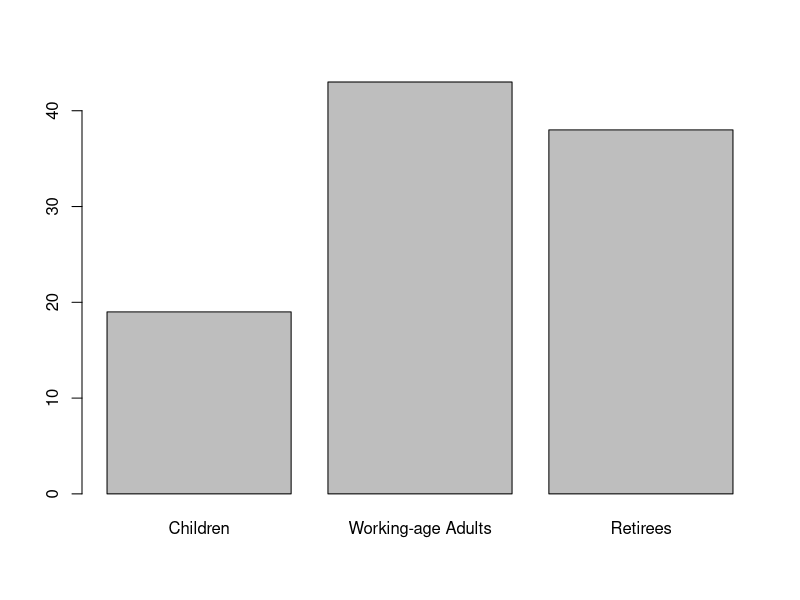
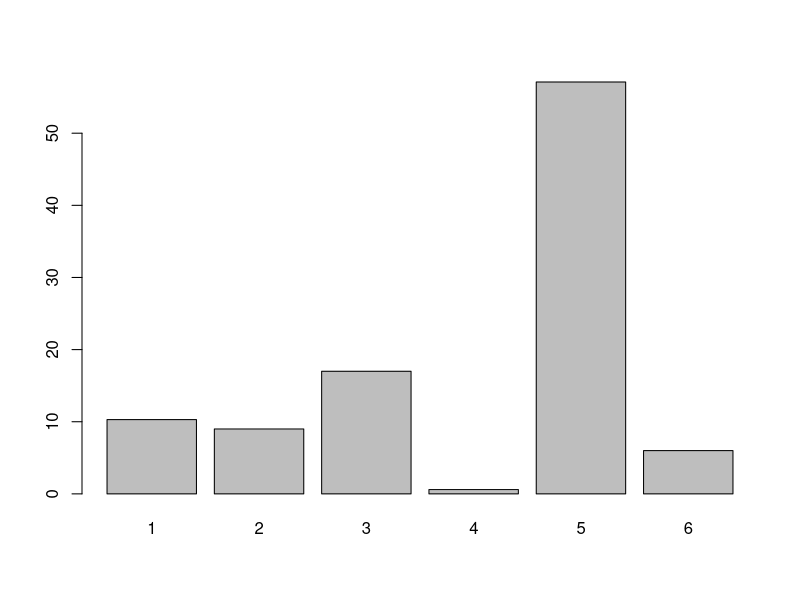
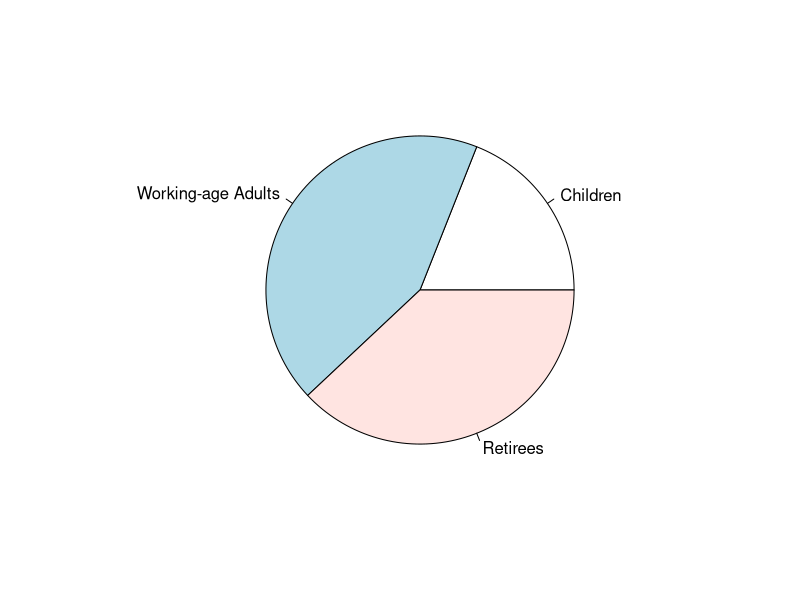
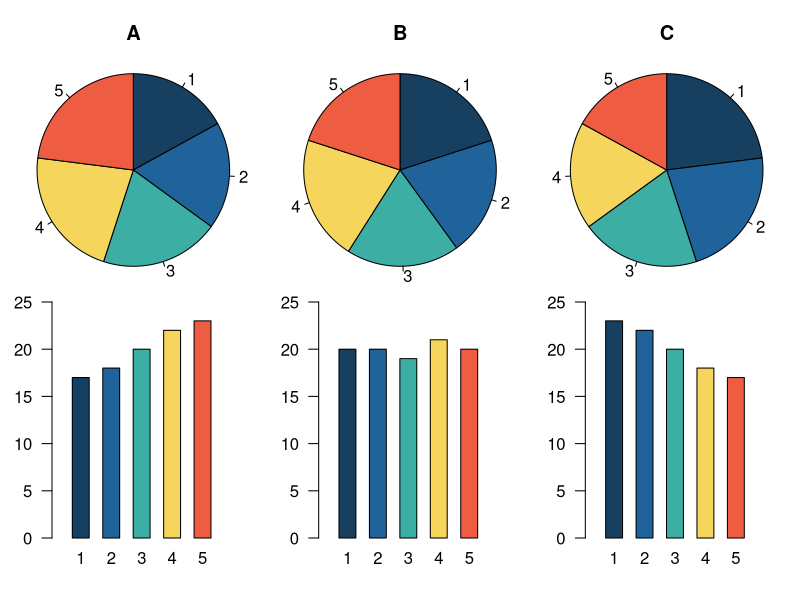
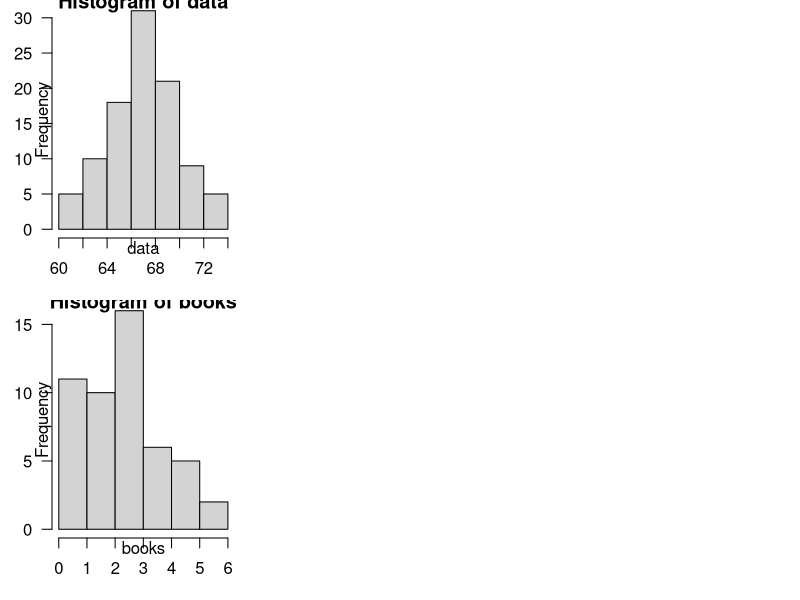
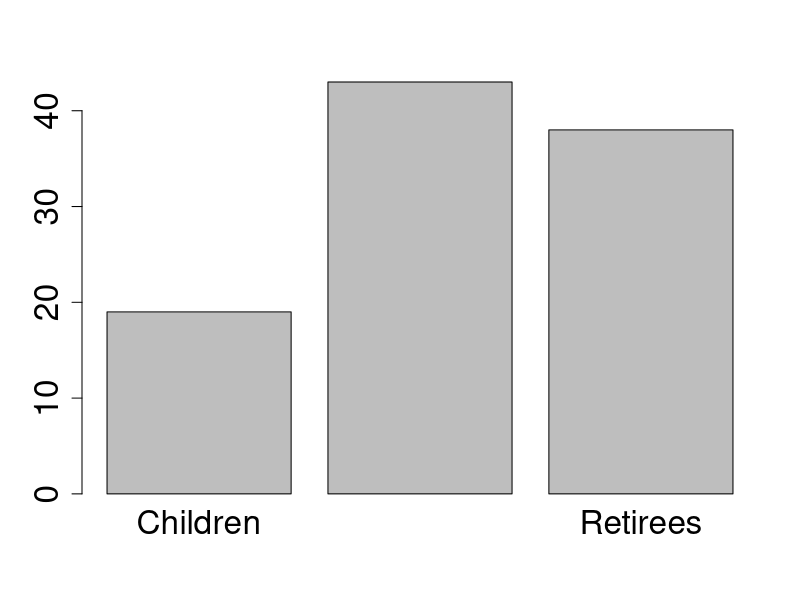

Recreate these plots in R, in order.
proportions = c(19, 43, 38)
age_groups = c("Children", "Working-age Adults", "Retirees")

barplot(height = proportions, names = age_groups)

png("park_city_barchart.png", width = 1000, height = 500)

proportions = c(19, 43, 38)
age_groups = c("Children", "Working-age Adults", "Retirees")

barplot(height = proportions, names = age_groups, cex.names = 2, cex.axis = 2)

dev.off()

#**ALT=Bar chart of data in table 5.5 generated by above R code**#
race = c(1, 2, 3, 4, 5, 6)
APproportion = c(10.3, 9.0, 17.0, 0.6, 57.1, 6.0)

barplot(height = APproportion, names = race)

#**ALT=A pie chart of the data in table 5.6**#
age_groups = c("Children", "Working-age Adults", "Retirees")
proportions = c(19, 43, 38)

pie(x = proportions, labels = age_groups)

#**ALT=Three pie charts and three corresponding bar charts**#
#**HIDE_INPUT**#
a <- matrix(c(17, 18, 20, 22, 23,
                20, 20, 19, 21, 20,
                23, 22, 20, 18, 17), nrow=3, byrow=T)
  titles <- c("A", "B", "C")
  cols <- c("#173f5f", "#20639b", "#3caea3", "#f6d55c", "tomato2")
  
  defaultmar <- par()$mar
  layout(matrix(c(1,3,5,
                  2,4,6), nrow=2, byrow=T), height=c(1,1))       
  par(cex=1)
  par(font=1)
  par(las=1)
  par(font.axis=1)
  par(mgp=c(1,1,0))
  
  for (i in 1:nrow(a)) {
    par(mar=c(0,0,2,0))
    pie(a[i,], init=90, clockwise=T, col=cols, radius=0.8)
    title(main=titles[i], line=0)
    par(mar=defaultmar+c(-2,-1.5,-4,-0.5))
    par(mgp=c(0,0.5,0))
    barplot(a[i,], horiz=F, xlim=c(0,10), ylim=c(0,25), col=cols, border=1,
            names.arg=1:5, space=0.8, axes=F)
    par(mgp=c(0,1,0))
  
    
    axis(2)
  }


#**VID=hHDvzYoxWHI**#

#**ALT=Histogram of data in example 5.3 generated using R**#
data <- c(60, 60.5, 61, 61, 61.5, 63.5, 63.5, 63.5, 64, 64, 64, 64, 64, 64, 64, 64.5, 64.5, 64.5, 64.5, 64.5, 64.5, 64.5, 64.5, 66, 66, 66, 66, 66, 66, 66, 66, 66, 66, 66.5, 66.5, 66.5, 66.5, 66.5, 66.5, 66.5, 66.5, 66.5, 66.5, 66.5, 67, 67, 67, 67, 67, 67, 67, 67, 67, 67, 67, 67, 67.5, 67.5, 67.5, 67.5, 67.5, 67.5, 68, 68, 69, 69, 69, 69, 69, 69, 69, 69, 69, 69, 69.5, 69.5, 69.5, 69.5, 69.5, 70, 70, 70, 70, 70, 70, 70.5, 70.5, 70.5, 71, 71, 71, 72, 72, 72, 72.5, 72.5, 73, 73.5, 74)

hist(x = data)

#**ALT=Histogram of data in example 5.4 generated using R**#
books <- c(0, 0, 1, 1, 1, 1, 1, 1, 1, 1, 1, 2, 2, 2, 2, 2, 2, 2, 2, 2, 2, 3, 3, 3, 3, 3, 3, 3, 3, 3, 3, 3, 3, 3, 3, 3, 3, 4, 4, 4, 4, 4, 4, 5, 5, 5, 5, 5, 6, 6)

hist(x = books)
